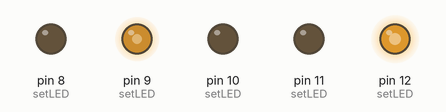
Bench run of a sketch on a simulated Arduino Uno, built with avr-gcc and run on an emulated ATmega328P. Parts: output pins drawn as LEDs (lit = HIGH).

Above: at 0.15 s.
Timing chart, 0 to 1.6 s (numbered marks = the images above):
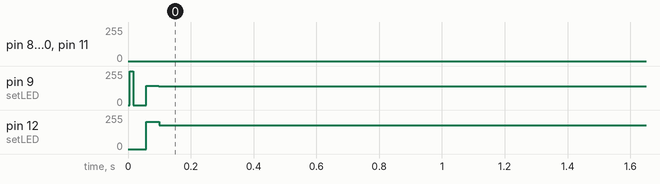

The sketch:

flower-on.ino
```cpp
// ---------- PARAMETER SETTING ---------- \\
// flower parameter // number of LEDs on petal
const byte nleds = 20;

// ---------- SETUP CODE ---------- \\
// the code below is performed only once at the beginning before the main loop
void setup(){
  // set all pins to inputs, all LEDs OFF
  DDRB &= ~(1 << PB0);
  DDRB &= ~(1 << PB1);
  DDRB &= ~(1 << PB2);
  DDRB &= ~(1 << PB3);
  DDRB &= ~(1 << PB4);
}

// ---------- LED FUNCTION ---------- \\
// function to turn ON a single LED (and turn OFF all the other ones)
// this part should not be changes, it is related to the hardware
void setLED(byte ledNum){
  if(ledNum == 0){
    // All LEDs OFF
    DDRB &= ~(1 << PB0);
    DDRB &= ~(1 << PB1);
    DDRB &= ~(1 << PB2);
    DDRB &= ~(1 << PB3);
    DDRB &= ~(1 << PB4);
  }
  if(ledNum == 1){
    // PB0 -> PB1
    DDRB |= (1 << PB0);
    DDRB |= (1 << PB1);
    DDRB &= ~(1 << PB2);
    DDRB &= ~(1 << PB3);
    DDRB &= ~(1 << PB4);

    PORTB |= (1 << PB0);
    PORTB &= ~(1 << PB1);
  }
  if(ledNum == 2){
    // PB1 -> PB2
    DDRB |= (1 << PB1);
    DDRB |= (1 << PB2);
    DDRB &= ~(1 << PB0);
    DDRB &= ~(1 << PB3);
    DDRB &= ~(1 << PB4);

    PORTB |= (1 << PB1);
    PORTB &= ~(1 << PB2);
  }
  if(ledNum == 3){
    // PB2 -> PB1
    DDRB |= (1 << PB2);
    DDRB |= (1 << PB1);
    DDRB &= ~(1 << PB0);
    DDRB &= ~(1 << PB3);
    DDRB &= ~(1 << PB4);

    PORTB |= (1 << PB2);
    PORTB &= ~(1 << PB1);
  }
  if(ledNum == 4){
    // PB2 -> PB3
    DDRB |= (1 << PB2);
    DDRB |= (1 << PB3);
    DDRB &= ~(1 << PB1);
    DDRB &= ~(1 << PB0);
    DDRB &= ~(1 << PB4);

    PORTB |= (1 << PB2);
    PORTB &= ~(1 << PB3);
  }
  if(ledNum == 5){
    // PB3 -> PB2
    DDRB |= (1 << PB3);
    DDRB |= (1 << PB2);
    DDRB &= ~(1 << PB1);
    DDRB &= ~(1 << PB0);
    DDRB &= ~(1 << PB4);

    PORTB |= (1 << PB3);
    PORTB &= ~(1 << PB2);
  }
  if(ledNum == 6){
    // PB1 -> PB0
    DDRB |= (1 << PB1);
    DDRB |= (1 << PB0);
    DDRB &= ~(1 << PB2);
    DDRB &= ~(1 << PB3);
    DDRB &= ~(1 << PB4);

    PORTB |= (1 << PB1);
    PORTB &= ~(1 << PB0);
  }
  if(ledNum == 7){
    // PB2 -> PB0
    DDRB |= (1 << PB2);
    DDRB |= (1 << PB0);
    DDRB &= ~(1 << PB1);
    DDRB &= ~(1 << PB3);
    DDRB &= ~(1 << PB4);

    PORTB |= (1 << PB2);
    PORTB &= ~(1 << PB0);
  }
  if(ledNum == 8){
    // PB0 -> PB3
    DDRB |= (1 << PB0);
    DDRB |= (1 << PB3);
    DDRB &= ~(1 << PB2);
    DDRB &= ~(1 << PB1);
    DDRB &= ~(1 << PB4);

    PORTB |= (1 << PB0);
    PORTB &= ~(1 << PB3);
  }
  if(ledNum == 9){
    // PB3 -> PB0
    DDRB |= (1 << PB3);
    DDRB |= (1 << PB0);
    DDRB &= ~(1 << PB1);
    DDRB &= ~(1 << PB2);
    DDRB &= ~(1 << PB4);

    PORTB |= (1 << PB3);
    PORTB &= ~(1 << PB0);
  }
  if(ledNum == 10){
    // PB4 -> PB3
    DDRB |= (1 << PB4);
    DDRB |= (1 << PB3);
    DDRB &= ~(1 << PB1);
    DDRB &= ~(1 << PB2);
    DDRB &= ~(1 << PB0);

    PORTB |= (1 << PB4);
    PORTB &= ~(1 << PB3);
  }
  if(ledNum == 11){
    // PB0 -> PB4
    DDRB |= (1 << PB0);
    DDRB |= (1 << PB4);
    DDRB &= ~(1 << PB2);
    DDRB &= ~(1 << PB3);
    DDRB &= ~(1 << PB1);

    PORTB |= (1 << PB0);
    PORTB &= ~(1 << PB4);
  }
  if(ledNum == 12){
    // PB2 -> PB4
    DDRB |= (1 << PB2);
    DDRB |= (1 << PB4);
    DDRB &= ~(1 << PB1);
    DDRB &= ~(1 << PB3);
    DDRB &= ~(1 << PB0);

    PORTB |= (1 << PB2);
    PORTB &= ~(1 << PB4);
  }
  if(ledNum == 13){
    // PB0 -> PB2
    DDRB |= (1 << PB0);
    DDRB |= (1 << PB2);
    DDRB &= ~(1 << PB1);
    DDRB &= ~(1 << PB3);
    DDRB &= ~(1 << PB4);

    PORTB |= (1 << PB0);
    PORTB &= ~(1 << PB2);
  }
  if(ledNum == 14){
    // PB3 -> PB1
    DDRB |= (1 << PB3);
    DDRB |= (1 << PB1);
    DDRB &= ~(1 << PB0);
    DDRB &= ~(1 << PB2);
    DDRB &= ~(1 << PB4);

    PORTB |= (1 << PB3);
    PORTB &= ~(1 << PB1);
  }
  if(ledNum == 15){
    // PB3 -> PB4
    DDRB |= (1 << PB3);
    DDRB |= (1 << PB4);
    DDRB &= ~(1 << PB1);
    DDRB &= ~(1 << PB2);
    DDRB &= ~(1 << PB0);

    PORTB |= (1 << PB3);
    PORTB &= ~(1 << PB4);
  }
  if(ledNum == 16){
    // PB4 -> PB0
    DDRB |= (1 << PB4);
    DDRB |= (1 << PB0);
    DDRB &= ~(1 << PB1);
    DDRB &= ~(1 << PB2);
    DDRB &= ~(1 << PB3);

    PORTB |= (1 << PB4);
    PORTB &= ~(1 << PB0);
  }
  if(ledNum == 17){
    // PB4 -> PB2
    DDRB |= (1 << PB4);
    DDRB |= (1 << PB2);
    DDRB &= ~(1 << PB1);
    DDRB &= ~(1 << PB0);
    DDRB &= ~(1 << PB3);

    PORTB |= (1 << PB4);
    PORTB &= ~(1 << PB2);
  }
  if(ledNum == 18){
    // PB1 -> PB3
    DDRB |= (1 << PB1);
    DDRB |= (1 << PB3);
    DDRB &= ~(1 << PB2);
    DDRB &= ~(1 << PB0);
    DDRB &= ~(1 << PB4);

    PORTB |= (1 << PB1);
    PORTB &= ~(1 << PB3);
  }
  if(ledNum == 19){
    // PB1 -> PB4
    DDRB |= (1 << PB1);
    DDRB |= (1 << PB4);
    DDRB &= ~(1 << PB2);
    DDRB &= ~(1 << PB3);
    DDRB &= ~(1 << PB0);

    PORTB |= (1 << PB1);
    PORTB &= ~(1 << PB4);
  }
  if(ledNum == 20){
    // PB4 -> PB1
    DDRB |= (1 << PB4);
    DDRB |= (1 << PB1);
    DDRB &= ~(1 << PB0);
    DDRB &= ~(1 << PB2);
    DDRB &= ~(1 << PB3);

    PORTB |= (1 << PB4);
    PORTB &= ~(1 << PB1);
  }
}

// ---------- MAIN LOOP ---------- \\
// once the programm enters this loop, it repeats indefinitly until power-off or reset
void loop(){

  ///// LEDs ALWAYS ON \\\\\
  // cycle through all LEDs (1 to 20) with very short delay (1ms)
  // the short delay makes it look like all LEDs are ON at the same time
  for(byte j = 1; j <= nleds; j++){
    setLED(j);
    delay(1);
  }
}
```

Measured:
- by itself, pin 9 (setLED): 0/255 → 139/255 at 0.01 s
- by itself, pin 12 (setLED): 0/255 → 178/255 at 0.06 s
